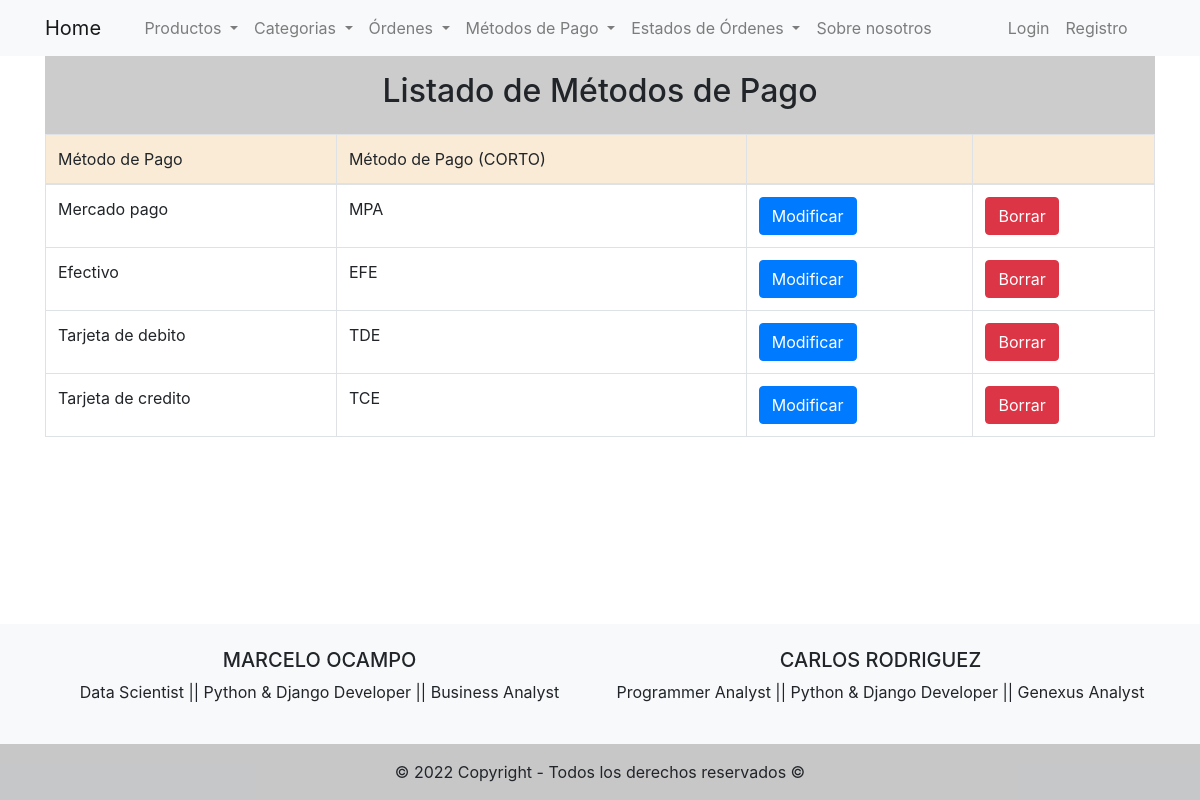
Screenshot of /orders/list-payment-methods/ with the database file from the repository.
### orders/models.py (models this page shows, shortened)
class PaymentMethod(models.Model):
    payment_method_large = models.CharField(max_length=20, unique=True)
    payment_method_short = models.CharField(max_length=3)

### orders/views.py (the view)
# urls.py: path('list-payment-methods/', PaymentMethodListView.as_view(), name='list_payment_methods'),
class PaymentMethodListView(ListView):
    model = PaymentMethod
    template_name = 'orders/list_payment_methods.html'

### templates/orders/list_payment_methods.html (shortened to what this page needs)
{% extends 'base.html' %}
{% block content %}
  <div class="text-center p-3" style="background-color: rgba(0, 0, 0, 0.2);">
    <h2>Listado de Métodos de Pago</h2>
  </div>
  <table class="table table-bordered">
    <thead style="background-color: antiquewhite;">
      <tr>
        <td>Método de Pago</td>
        <td>Método de Pago (CORTO)</td>
        <td></td>
        <td></td>
      </tr>
    </thead>
    <tbody>
      {% if object_list %}
        {% for payment_method in object_list %}
          <tr>
            <td>{{payment_method.payment_method_large}}</td>
            <td>{{payment_method.payment_method_short}}</td>
            <td> <a href="/orders/update-payment-method/{{payment_method.id}}/" class="btn btn-primary">Modificar</a> </td>
            <td> <a href="/orders/delete-payment-method/{{payment_method.id}}/" class="btn btn-danger">Borrar</a> </td>
          </tr>
        {% endfor %}
      {% else %}
        <h1>No hay registro de métodos de pago</h1>
      {% endif %}
    </tbody>
  </table>
{% endblock %}

### templates/base.html (style rules this page uses)
html { width: 100%; height: 100%; margin: 0; }

### rows the page displays
PaymentMethod: payment_method_large "Mercado pago", payment_method_short "MPA"
PaymentMethod: payment_method_large "Efectivo", payment_method_short "EFE"
PaymentMethod: payment_method_large "Tarjeta de debito", payment_method_short "TDE"
PaymentMethod: payment_method_large "Tarjeta de credito", payment_method_short "TCE"
